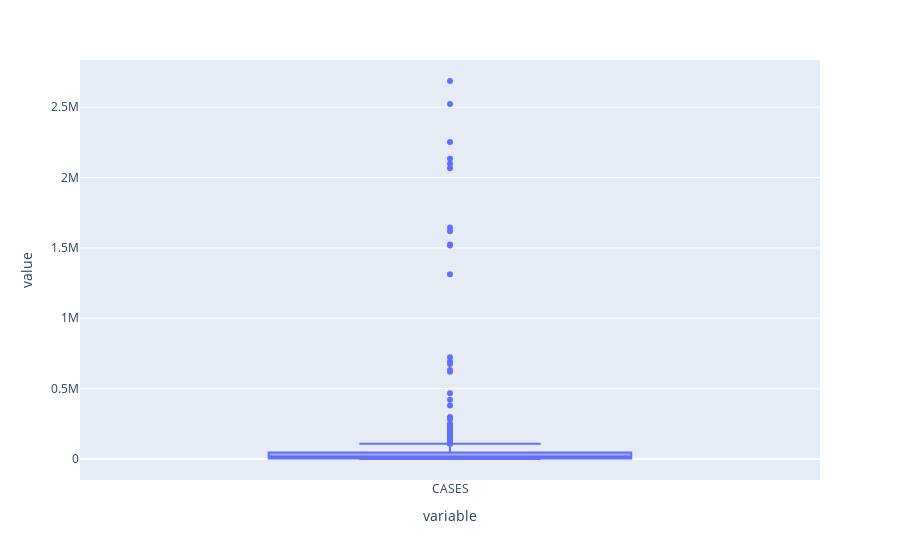

The code cell stored with this chart in its notebook:
### Code cell
fig = px.box(d['CASES'])
fig.show()

### Figure 1 — Plotly figure (JSON) as saved in the notebook; plotly's stock layout.template omitted (floating-point values rounded to 4 significant figures; data arrays with more than 128 entries replaced by an {"elided": "..."} marker saying what was removed)
{"data": [{"alignmentgroup": "True", "hovertemplate": "variable=%{x}<br>value=%{y}<extra></extra>", "legendgroup": "", "marker": {"color": "#636efa"}, "name": "", "notched": false, "offsetgroup": "", "orientation": "v", "showlegend": false, "type": "box", "x": {"elided": "1085 str values"}, "x0": " ", "xaxis": "x", "y": {"elided": "1085 int values"}, "y0": " ", "yaxis": "y"}], "layout": {"boxmode": "group", "legend": {"tracegroupgap": 0}, "margin": {"t": 60}, "xaxis": {"anchor": "y", "domain": [0, 1], "title": {"text": "variable"}}, "yaxis": {"anchor": "x", "domain": [0, 1], "title": {"text": "value"}}}}
